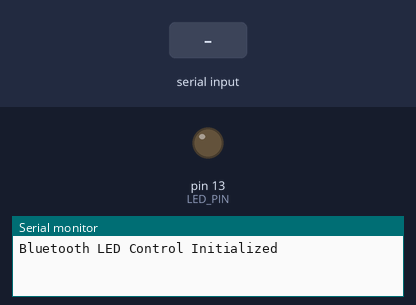
Recording of a sketch running on a simulated Arduino Uno, built with avr-gcc and run on an emulated ATmega328P. On the bench: output pins drawn as LEDs (lit = HIGH), the last lines printed to the serial monitor. The inputs (shaded band) are chosen by the test bench.

Above: at 1.2 s.
1.3 s: "1" received over the second serial link
At 2.5 s:
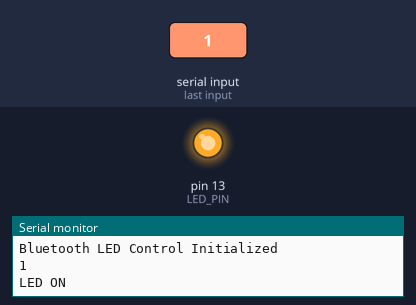
2.8 s: "0" received over the second serial link
At 3.7 s:
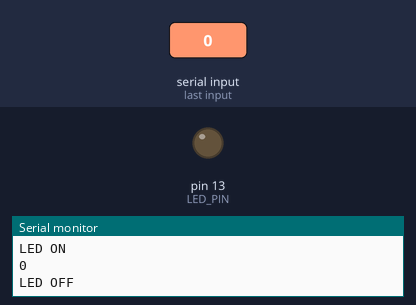
Timing chart, 0 to 5.8 s (numbered marks = the images above; inputs shaded):
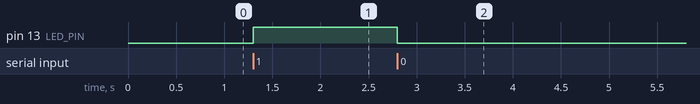

Measured:
- after the input at 1.3 s, pin 13 (LED_PIN): LOW → HIGH at once
- after the input at 2.8 s, pin 13 (LED_PIN): HIGH → LOW at once

The sketch:

bluetooth_led.ino
```cpp
#include <SoftwareSerial.h>

// Define RX and TX pins for SoftwareSerial
SoftwareSerial BT(10, 11); // TX, RX

#define LED_PIN 13 // LED connected to Pin 13

void setup() {
  pinMode(LED_PIN, OUTPUT); // Set LED pin as output
  digitalWrite(LED_PIN, LOW); // Ensure LED is off initially

  Serial.begin(9600); // Serial monitor for debugging
  BT.begin(9600); // Start Bluetooth communication at 9600 baud
  Serial.println("Bluetooth LED Control Initialized");
}

void loop() {
  if (BT.available()) { // Check if data is available from Bluetooth
    char command = BT.read(); // Read the command
    Serial.println(command); // Print command to Serial Monitor for debugging

    if (command == '1') { // Turn ON LED
      digitalWrite(LED_PIN, HIGH);
      Serial.println("LED ON");
    }
    else if (command == '0') { // Turn OFF LED
      digitalWrite(LED_PIN, LOW);
      Serial.println("LED OFF");
    }
  }
}
```
